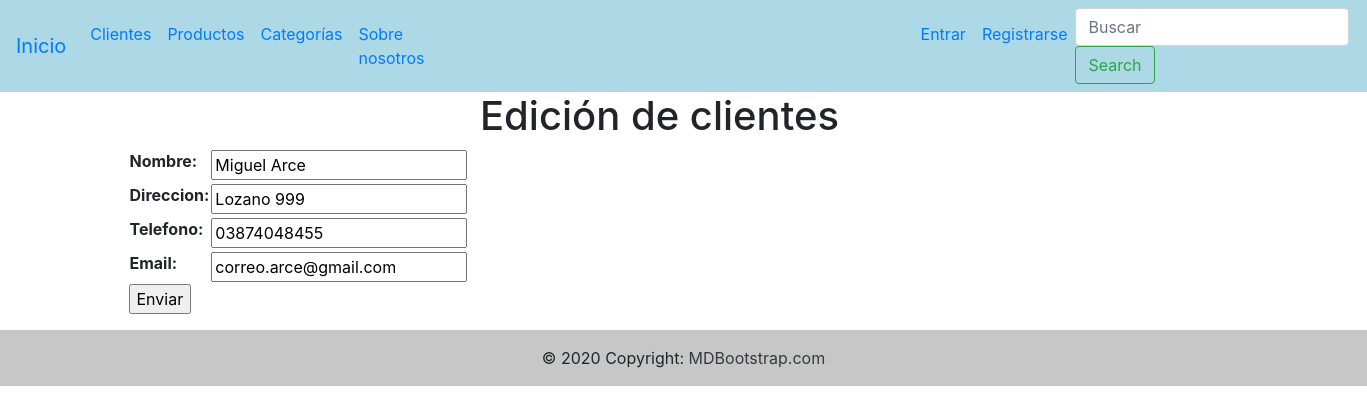
/cliente/editar_cliente/3/, run on the app's committed database.
### cliente/models.py (models this page shows, shortened)
class Cliente(models.Model):
    nombre=models.CharField(max_length=50)
    direccion=models.CharField(max_length=50)
    telefono=models.CharField(max_length=15)
    email=models.EmailField()
    created=models.DateTimeField(auto_now_add=True)
    class Meta:
        verbose_name="Cliente"
        verbose_name_plural="Clientes"

### cliente/views.py (the view)
# urls.py: path('editar_cliente/<int:pk>/', views.editar_cliente, name='editar_cliente'),
def editar_cliente(request, pk):
    if request.method == 'POST':
        form = Formulario_clientes(request.POST)
        if form.is_valid():
            cliente = Cliente.objects.get(id=pk)
            cliente.nombre = form.cleaned_data['nombre']
            cliente.direccion = form.cleaned_data['direccion']
            cliente.telefono = form.cleaned_data['telefono']
            cliente.email = form.cleaned_data['email']
            cliente.save()
            return redirect(lista_clientes)
    elif request.method == 'GET':
        cliente = Cliente.objects.get(id=pk)
        form = Formulario_clientes(initial={
                                        'nombre':cliente.nombre,
                                        'direccion':cliente.direccion,
                                        'telefono':cliente.telefono,
                                        'email':cliente.email})
        context = {'form':form}
        return render(request, 'cliente/editar_cliente.html', context=context)

### cliente/forms.py
class Formulario_clientes(forms.Form):
    nombre = forms.CharField(max_length=50)
    direccion = forms.CharField()
    telefono = forms.CharField(max_length=15)
    email = forms.EmailField()

### templates/cliente/editar_cliente.html (shortened to what this page needs)
{% extends 'base.html' %}
{% block contenido %}
<form action="" method="POST">
<h1 style="margin-left:30rem">Edición de clientes</h1>
<div class="container">
<table>
    {{form.as_table}}
</table>
</div>
<div class="container">
<p><input type="submit" value="Enviar"></p>
</div>
</form>
{% endblock %}

### data on the page
Cliente: nombre "Miguel Arce", direccion "Lozano 999", telefono "03874048455", email "correo.arce@gmail.com"
